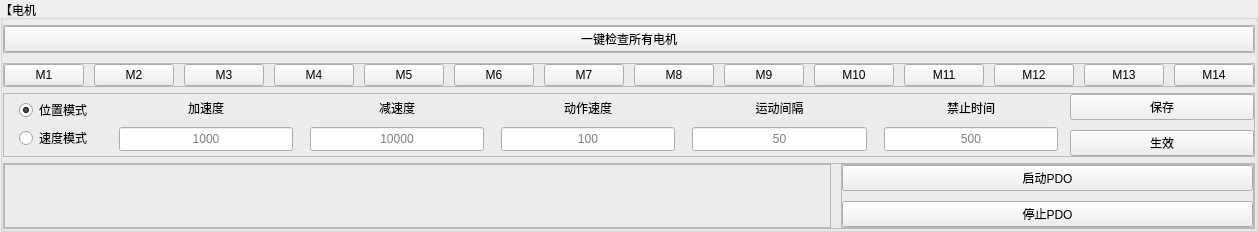
            <widget class="QGroupBox" name="group_motor">
             <property name="enabled">
              <bool>true</bool>
             </property>
             <property name="title">
              <string>【电机】</string>
             </property>
             <layout class="QVBoxLayout" name="verticalLayout_13" stretch="0,0,0">
              <property name="spacing">
               <number>6</number>
              </property>
              <property name="leftMargin">
               <number>0</number>
              </property>
              <property name="topMargin">
               <number>5</number>
              </property>
              <property name="rightMargin">
               <number>0</number>
              </property>
              <property name="bottomMargin">
               <number>0</number>
              </property>
              <item>
               <widget class="QFrame" name="frame_5">
                <layout class="QVBoxLayout" name="verticalLayout_19">
                 <property name="spacing">
                  <number>10</number>
                 </property>
                 <property name="leftMargin">
                  <number>0</number>
                 </property>
                 <property name="topMargin">
                  <number>0</number>
                 </property>
                 <property name="rightMargin">
                  <number>0</number>
                 </property>
                 <property name="bottomMargin">
                  <number>0</number>
                 </property>
                 <item>
                  <widget class="QFrame" name="frame_8">
                   <property name="frameShape">
                    <enum>QFrame::StyledPanel</enum>
                   </property>
                   <property name="frameShadow">
                    <enum>QFrame::Raised</enum>
                   </property>
                   <layout class="QHBoxLayout" name="horizontalLayout_13" stretch="3">
                    <property name="spacing">
                     <number>10</number>
                    </property>
                    <property name="leftMargin">
                     <number>0</number>
                    </property>
                    <property name="topMargin">
                     <number>0</number>
                    </property>
                    <property name="rightMargin">
                     <number>0</number>
                    </property>
                    <property name="bottomMargin">
                     <number>0</number>
                    </property>
                    <item>
                     <widget class="QPushButton" name="check_all">
                      <property name="sizePolicy">
                       <sizepolicy hsizetype="Expanding" vsizetype="Preferred">
                        <horstretch>0</horstretch>
                        <verstretch>0</verstretch>
                       </sizepolicy>
                      </property>
                      <property name="minimumSize">
                       <size>
                        <width>0</width>
                        <height>0</height>
                       </size>
                      </property>
                      <property name="text">
                       <string>一键检查所有电机</string>
                      </property>
                     </widget>
                    </item>
                   </layout>
                  </widget>
                 </item>
                 <item>
                  <widget class="QFrame" name="frame_4">
                   <property name="frameShape">
                    <enum>QFrame::StyledPanel</enum>
                   </property>
                   <property name="frameShadow">
                    <enum>QFrame::Raised</enum>
                   </property>
                   <layout class="QHBoxLayout" name="horizontalLayout_3" stretch="1,1,1,1,1,1,1,1,1,1,1,1,1,1">
                    <property name="spacing">
                     <number>10</number>
                    </property>
                    <property name="leftMargin">
                     <number>0</number>
                    </property>
                    <property name="topMargin">
                     <number>0</number>
                    </property>
                    <property name="rightMargin">
                     <number>0</number>
                    </property>
                    <property name="bottomMargin">
                     <number>0</number>
                    </property>
                    <item>
                     <widget class="QPushButton" name="check_1">
                      <property name="sizePolicy">
                       <sizepolicy hsizetype="Minimum" vsizetype="Preferred">
                        <horstretch>0</horstretch>
                        <verstretch>0</verstretch>
                       </sizepolicy>
                      </property>
                      <property name="text">
                       <string>M1</string>
                      </property>
                     </widget>
                    </item>
                    <item>
                     <widget class="QPushButton" name="check_2">
                      <property name="sizePolicy">
                       <sizepolicy hsizetype="Minimum" vsizetype="Preferred">
                        <horstretch>0</horstretch>
                        <verstretch>0</verstretch>
                       </sizepolicy>
                      </property>
                      <property name="text">
                       <string>M2</string>
                      </property>
                     </widget>
                    </item>
                    <item>
                     <widget class="QPushButton" name="check_3">
                      <property name="sizePolicy">
                       <sizepolicy hsizetype="Minimum" vsizetype="Preferred">
                        <horstretch>0</horstretch>
                        <verstretch>0</verstretch>
                       </sizepolicy>
                      </property>
                      <property name="text">
                       <string>M3</string>
                      </property>
                     </widget>
                    </item>
                    <item>
                     <widget class="QPushButton" name="check_4">
                      <property name="sizePolicy">
                       <sizepolicy hsizetype="Minimum" vsizetype="Preferred">
                        <horstretch>0</horstretch>
                        <verstretch>0</verstretch>
                       </sizepolicy>
                      </property>
                      <property name="text">
                       <string>M4</string>
                      </property>
                     </widget>
                    </item>
                    <item>
                     <widget class="QPushButton" name="check_5">
                      <property name="sizePolicy">
                       <sizepolicy hsizetype="Minimum" vsizetype="Preferred">
                        <horstretch>0</horstretch>
                        <verstretch>0</verstretch>
                       </sizepolicy>
                      </property>
                      <property name="text">
                       <string>M5</string>
                      </property>
                     </widget>
                    </item>
                    <item>
                     <widget class="QPushButton" name="check_6">
                      <property name="sizePolicy">
                       <sizepolicy hsizetype="Minimum" vsizetype="Preferred">
                        <horstretch>0</horstretch>
                        <verstretch>0</verstretch>
                       </sizepolicy>
                      </property>
                      <property name="text">
                       <string>M6</string>
                      </property>
                     </widget>
                    </item>
                    <item>
                     <widget class="QPushButton" name="check_7">
                      <property name="sizePolicy">
                       <sizepolicy hsizetype="Minimum" vsizetype="Preferred">
                        <horstretch>0</horstretch>
                        <verstretch>0</verstretch>
                       </sizepolicy>
                      </property>
                      <property name="text">
                       <string>M7</string>
                      </property>
                     </widget>
                    </item>
                    <item>
                     <widget class="QPushButton" name="check_8">
                      <property name="sizePolicy">
                       <sizepolicy hsizetype="Minimum" vsizetype="Preferred">
                        <horstretch>0</horstretch>
                        <verstretch>0</verstretch>
                       </sizepolicy>
                      </property>
                      <property name="text">
                       <string>M8</string>
                      </property>
                     </widget>
                    </item>
                    <item>
                     <widget class="QPushButton" name="check_9">
                      <property name="sizePolicy">
                       <sizepolicy hsizetype="Minimum" vsizetype="Preferred">
                        <horstretch>0</horstretch>
                        <verstretch>0</verstretch>
                       </sizepolicy>
                      </property>
                      <property name="text">
                       <string>M9</string>
                      </property>
                     </widget>
                    </item>
                    <item>
                     <widget class="QPushButton" name="check_10">
                      <property name="sizePolicy">
                       <sizepolicy hsizetype="Minimum" vsizetype="Preferred">
                        <horstretch>0</horstretch>
                        <verstretch>0</verstretch>
                       </sizepolicy>
                      </property>
                      <property name="text">
                       <string>M10</string>
                      </property>
                     </widget>
                    </item>
                    <item>
                     <widget class="QPushButton" name="check_11">
                      <property name="sizePolicy">
                       <sizepolicy hsizetype="Minimum" vsizetype="Preferred">
                        <horstretch>0</horstretch>
                        <verstretch>0</verstretch>
                       </sizepolicy>
                      </property>
                      <property name="text">
                       <string>M11</string>
                      </property>
                     </widget>
                    </item>
                    <item>
                     <widget class="QPushButton" name="check_12">
                      <property name="sizePolicy">
                       <sizepolicy hsizetype="Minimum" vsizetype="Preferred">
                        <horstretch>0</horstretch>
                        <verstretch>0</verstretch>
                       </sizepolicy>
                      </property>
                      <property name="text">
                       <string>M12</string>
                      </property>
                     </widget>
                    </item>
                    <item>
                     <widget class="QPushButton" name="check_13">
                      <property name="sizePolicy">
                       <sizepolicy hsizetype="Minimum" vsizetype="Preferred">
                        <horstretch>0</horstretch>
                        <verstretch>0</verstretch>
                       </sizepolicy>
                      </property>
                      <property name="text">
                       <string>M13</string>
                      </property>
                     </widget>
                    </item>
                    <item>
                     <widget class="QPushButton" name="check_14">
                      <property name="sizePolicy">
                       <sizepolicy hsizetype="Minimum" vsizetype="Preferred">
                        <horstretch>0</horstretch>
                        <verstretch>0</verstretch>
                       </sizepolicy>
                      </property>
                      <property name="text">
                       <string>M14</string>
                      </property>
                     </widget>
                    </item>
                   </layout>
                  </widget>
                 </item>
                </layout>
               </widget>
              </item>
              <item>
               <widget class="QFrame" name="frame_6">
                <layout class="QVBoxLayout" name="verticalLayout_20">
                 <property name="spacing">
                  <number>7</number>
                 </property>
                 <property name="leftMargin">
                  <number>0</number>
                 </property>
                 <property name="topMargin">
                  <number>0</number>
                 </property>
                 <property name="rightMargin">
                  <number>0</number>
                 </property>
                 <property name="bottomMargin">
                  <number>0</number>
                 </property>
                 <item>
                  <widget class="QFrame" name="frame_3">
                   <property name="frameShape">
                    <enum>QFrame::StyledPanel</enum>
                   </property>
                   <property name="frameShadow">
                    <enum>QFrame::Raised</enum>
                   </property>
                   <layout class="QHBoxLayout" name="horizontalLayout_5" stretch="1,2,2,2,2,2,2">
                    <property name="spacing">
                     <number>7</number>
                    </property>
                    <property name="leftMargin">
                     <number>0</number>
                    </property>
                    <property name="topMargin">
                     <number>0</number>
                    </property>
                    <property name="rightMargin">
                     <number>0</number>
                    </property>
                    <property name="bottomMargin">
                     <number>0</number>
                    </property>
                    <item>
                     <layout class="QVBoxLayout" name="verticalLayout_6">
                      <property name="spacing">
                       <number>0</number>
                      </property>
                      <property name="leftMargin">
                       <number>15</number>
                      </property>
                      <property name="rightMargin">
                       <number>15</number>
                      </property>
                      <item>
                       <widget class="QRadioButton" name="r_pos">
                        <property name="enabled">
                         <bool>true</bool>
                        </property>
                        <property name="layoutDirection">
                         <enum>Qt::LeftToRight</enum>
                        </property>
                        <property name="text">
                         <string>位置模式</string>
                        </property>
                        <property name="checkable">
                         <bool>true</bool>
                        </property>
                        <property name="checked">
                         <bool>true</bool>
                        </property>
                       </widget>
                      </item>
                      <item>
                       <widget class="QRadioButton" name="r_vel">
                        <property name="enabled">
                         <bool>true</bool>
                        </property>
                        <property name="text">
                         <string>速度模式</string>
                        </property>
                        <property name="checked">
                         <bool>false</bool>
                        </property>
                       </widget>
                      </item>
                     </layout>
                    </item>
                    <item>
                     <layout class="QVBoxLayout" name="verticalLayout_8">
                      <property name="spacing">
                       <number>10</number>
                      </property>
                      <property name="leftMargin">
                       <number>5</number>
                      </property>
                      <property name="topMargin">
                       <number>5</number>
                      </property>
                      <property name="rightMargin">
                       <number>5</number>
                      </property>
                      <property name="bottomMargin">
                       <number>5</number>
                      </property>
                      <item>
                       <widget class="QLabel" name="tx_acc">
                        <property name="enabled">
                         <bool>true</bool>
                        </property>
                        <property name="sizePolicy">
                         <sizepolicy hsizetype="Preferred" vsizetype="Fixed">
                          <horstretch>0</horstretch>
                          <verstretch>0</verstretch>
                         </sizepolicy>
                        </property>
                        <property name="text">
                         <string>加速度</string>
                        </property>
                        <property name="alignment">
                         <set>Qt::AlignCenter</set>
                        </property>
                       </widget>
                      </item>
                      <item>
                       <widget class="QLineEdit" name="le_acc">
                        <property name="enabled">
                         <bool>true</bool>
                        </property>
                        <property name="sizePolicy">
                         <sizepolicy hsizetype="Expanding" vsizetype="Preferred">
                          <horstretch>0</horstretch>
                          <verstretch>0</verstretch>
                         </sizepolicy>
                        </property>
                        <property name="alignment">
                         <set>Qt::AlignCenter</set>
                        </property>
                        <property name="placeholderText">
                         <string>1000</string>
                        </property>
                       </widget>
                      </item>
                     </layout>
                    </item>
                    <item>
                     <layout class="QVBoxLayout" name="verticalLayout_9">
                      <property name="spacing">
                       <number>10</number>
                      </property>
                      <property name="leftMargin">
                       <number>5</number>
                      </property>
                      <property name="topMargin">
                       <number>5</number>
                      </property>
                      <property name="rightMargin">
                       <number>5</number>
                      </property>
                      <property name="bottomMargin">
                       <number>5</number>
                      </property>
                      <item>
                       <widget class="QLabel" name="tx_dec">
                        <property name="sizePolicy">
                         <sizepolicy hsizetype="Preferred" vsizetype="Fixed">
                          <horstretch>0</horstretch>
                          <verstretch>0</verstretch>
                         </sizepolicy>
                        </property>
                        <property name="text">
                         <string>减速度</string>
                        </property>
                        <property name="alignment">
                         <set>Qt::AlignCenter</set>
                        </property>
                       </widget>
                      </item>
                      <item>
                       <widget class="QLineEdit" name="le_dec">
                        <property name="sizePolicy">
                         <sizepolicy hsizetype="Expanding" vsizetype="Preferred">
                          <horstretch>0</horstretch>
                          <verstretch>0</verstretch>
                         </sizepolicy>
                        </property>
                        <property name="alignment">
                         <set>Qt::AlignCenter</set>
                        </property>
                        <property name="placeholderText">
                         <string>10000</string>
                        </property>
                       </widget>
                      </item>
                     </layout>
                    </item>
                    <item>
                     <layout class="QVBoxLayout" name="verticalLayout_10">
                      <property name="spacing">
                       <number>10</number>
                      </property>
                      <property name="leftMargin">
                       <number>5</number>
                      </property>
                      <property name="topMargin">
                       <number>5</number>
                      </property>
                      <property name="rightMargin">
                       <number>5</number>
                      </property>
                      <property name="bottomMargin">
                       <number>5</number>
                      </property>
                      <item>
                       <widget class="QLabel" name="tx_vel">
                        <property name="enabled">
                         <bool>true</bool>
                        </property>
                        <property name="sizePolicy">
                         <sizepolicy hsizetype="Preferred" vsizetype="Fixed">
                          <horstretch>0</horstretch>
                          <verstretch>0</verstretch>
                         </sizepolicy>
                        </property>
                        <property name="text">
                         <string>动作速度</string>
                        </property>
                        <property name="alignment">
                         <set>Qt::AlignCenter</set>
                        </property>
                       </widget>
                      </item>
                      <item>
                       <widget class="QLineEdit" name="le_vel">
                        <property name="sizePolicy">
                         <sizepolicy hsizetype="Expanding" vsizetype="Preferred">
                          <horstretch>0</horstretch>
                          <verstretch>0</verstretch>
                         </sizepolicy>
                        </property>
                        <property name="alignment">
                         <set>Qt::AlignCenter</set>
                        </property>
                        <property name="placeholderText">
                         <string>100</string>
                        </property>
                       </widget>
                      </item>
                     </layout>
                    </item>
                    <item>
                     <layout class="QVBoxLayout" name="verticalLayout_21">
                      <property name="spacing">
                       <number>10</number>
                      </property>
                      <property name="leftMargin">
                       <number>5</number>
                      </property>
                      <property name="topMargin">
                       <number>5</number>
                      </property>
                      <property name="rightMargin">
                       <number>5</number>
                      </property>
                      <property name="bottomMargin">
                       <number>5</number>
                      </property>
                      <item>
                       <widget class="QLabel" name="tx_position">
                        <property name="enabled">
                         <bool>true</bool>
                        </property>
                        <property name="sizePolicy">
                         <sizepolicy hsizetype="Preferred" vsizetype="Fixed">
                          <horstretch>0</horstretch>
                          <verstretch>0</verstretch>
                         </sizepolicy>
                        </property>
                        <property name="text">
                         <string>运动间隔</string>
                        </property>
                        <property name="alignment">
                         <set>Qt::AlignCenter</set>
                        </property>
                       </widget>
                      </item>
                      <item>
                       <widget class="QLineEdit" name="le_position">
                        <property name="sizePolicy">
                         <sizepolicy hsizetype="Expanding" vsizetype="Preferred">
                          <horstretch>0</horstretch>
                          <verstretch>0</verstretch>
                         </sizepolicy>
                        </property>
                        <property name="alignment">
                         <set>Qt::AlignCenter</set>
                        </property>
                        <property name="placeholderText">
                         <string>50</string>
                        </property>
                       </widget>
                      </item>
                     </layout>
                    </item>
                    <item>
                     <layout class="QVBoxLayout" name="verticalLayout_11">
                      <property name="spacing">
                       <number>10</number>
                      </property>
                      <property name="leftMargin">
                       <number>5</number>
                      </property>
                      <property name="topMargin">
                       <number>5</number>
                      </property>
                      <property name="rightMargin">
                       <number>5</number>
                      </property>
                      <property name="bottomMargin">
                       <number>5</number>
                      </property>
                      <item>
                       <widget class="QLabel" name="tx_inhibit">
                        <property name="enabled">
                         <bool>true</bool>
                        </property>
                        <property name="sizePolicy">
                         <sizepolicy hsizetype="Preferred" vsizetype="Fixed">
                          <horstretch>0</horstretch>
                          <verstretch>0</verstretch>
                         </sizepolicy>
                        </property>
                        <property name="text">
                         <string>禁止时间</string>
                        </property>
                        <property name="alignment">
                         <set>Qt::AlignCenter</set>
                        </property>
                       </widget>
                      </item>
                      <item>
                       <widget class="QLineEdit" name="le_inhibit">
                        <property name="sizePolicy">
                         <sizepolicy hsizetype="Expanding" vsizetype="Preferred">
                          <horstretch>0</horstretch>
                          <verstretch>0</verstretch>
                         </sizepolicy>
                        </property>
                        <property name="alignment">
                         <set>Qt::AlignCenter</set>
                        </property>
                        <property name="placeholderText">
                         <string>500</string>
                        </property>
                       </widget>
                      </item>
                     </layout>
                    </item>
                    <item>
                     <layout class="QVBoxLayout" name="verticalLayout_51">
                      <property name="spacing">
                       <number>10</number>
                      </property>
                      <item>
                       <widget class="QPushButton" name="bt_save">
                        <property name="sizePolicy">
                         <sizepolicy hsizetype="Minimum" vsizetype="Preferred">
                          <horstretch>0</horstretch>
                          <verstretch>0</verstretch>
                         </sizepolicy>
                        </property>
                        <property name="text">
                         <string>保存</string>
                        </property>
                       </widget>
                      </item>
                      <item>
                       <widget class="QPushButton" name="bt_launch">
                        <property name="sizePolicy">
                         <sizepolicy hsizetype="Minimum" vsizetype="Preferred">
                          <horstretch>0</horstretch>
                          <verstretch>0</verstretch>
                         </sizepolicy>
                        </property>
                        <property name="text">
                         <string>生效</string>
                        </property>
                       </widget>
                      </item>
                     </layout>
                    </item>
                   </layout>
                  </widget>
                 </item>
                </layout>
               </widget>
              </item>
              <item>
               <widget class="QFrame" name="frame_9">
                <property name="frameShape">
                 <enum>QFrame::StyledPanel</enum>
                </property>
                <property name="frameShadow">
                 <enum>QFrame::Raised</enum>
                </property>
                <layout class="QHBoxLayout" name="horizontalLayout_6" stretch="2,1">
                 <property name="spacing">
                  <number>10</number>
                 </property>
                 <property name="leftMargin">
                  <number>0</number>
                 </property>
                 <property name="topMargin">
                  <number>0</number>
                 </property>
                 <property name="rightMargin">
                  <number>0</number>
                 </property>
                 <property name="bottomMargin">
                  <number>0</number>
                 </property>
                 <item>
                  <widget class="QFrame" name="frame_10">
                   <property name="frameShape">
                    <enum>QFrame::StyledPanel</enum>
                   </property>
                   <property name="frameShadow">
                    <enum>QFrame::Raised</enum>
                   </property>
                  </widget>
                 </item>
                 <item>
                  <widget class="QFrame" name="frame_11">
                   <property name="frameShape">
                    <enum>QFrame::StyledPanel</enum>
                   </property>
                   <property name="frameShadow">
                    <enum>QFrame::Raised</enum>
                   </property>
                   <layout class="QVBoxLayout" name="verticalLayout_12">
                    <property name="spacing">
                     <number>10</number>
                    </property>
                    <property name="leftMargin">
                     <number>0</number>
                    </property>
                    <property name="topMargin">
                     <number>0</number>
                    </property>
                    <property name="rightMargin">
                     <number>0</number>
                    </property>
                    <property name="bottomMargin">
                     <number>0</number>
                    </property>
                    <item>
                     <widget class="QPushButton" name="start">
                      <property name="sizePolicy">
                       <sizepolicy hsizetype="Minimum" vsizetype="Preferred">
                        <horstretch>0</horstretch>
                        <verstretch>0</verstretch>
                       </sizepolicy>
                      </property>
                      <property name="text">
                       <string>启动PDO</string>
                      </property>
                     </widget>
                    </item>
                    <item>
                     <widget class="QPushButton" name="stop">
                      <property name="sizePolicy">
                       <sizepolicy hsizetype="Minimum" vsizetype="Preferred">
                        <horstretch>0</horstretch>
                        <verstretch>0</verstretch>
                       </sizepolicy>
                      </property>
                      <property name="text">
                       <string>停止PDO</string>
                      </property>
                     </widget>
                    </item>
                   </layout>
                  </widget>
                 </item>
                </layout>
               </widget>
              </item>
             </layout>
            </widget>
